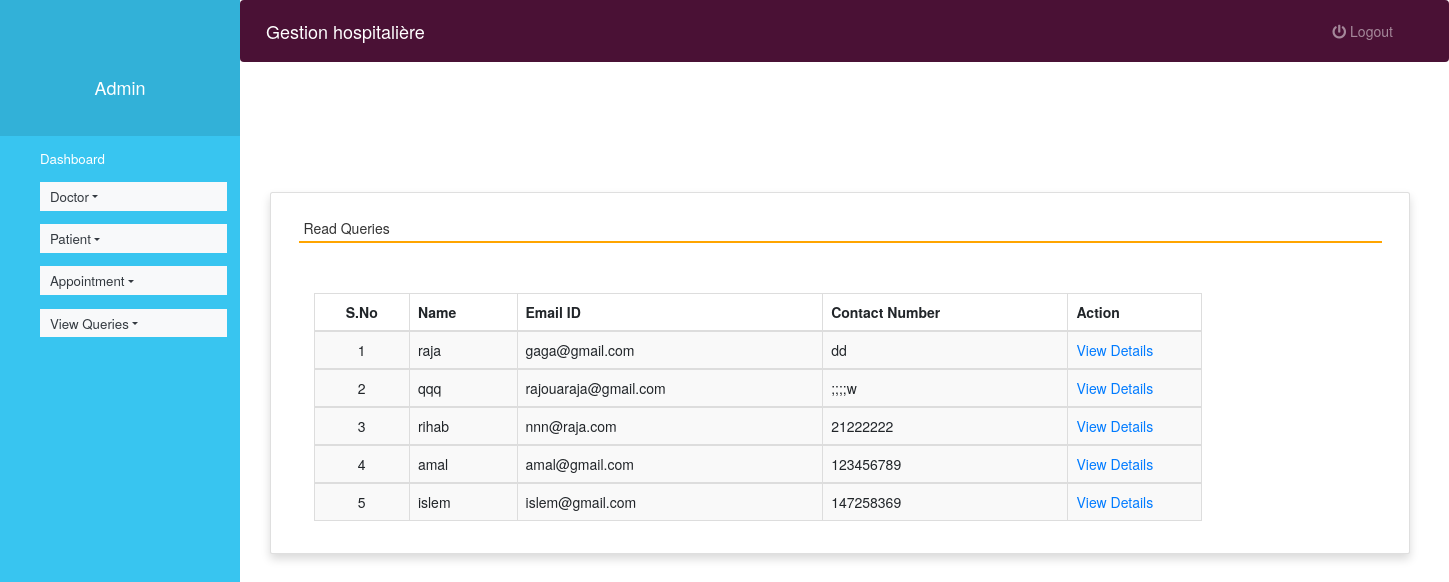
Screenshot of /read_queries (signed in) with the database file from the repository.
### hospital/models.py (models this page shows, shortened)
class Contact(models.Model):
    name = models.CharField(max_length=100, null=True)
    contact = models.CharField(max_length=15, null=True)
    email = models.CharField(max_length=50, null=True)
    subject = models.CharField(max_length=100, null=True)
    message = models.CharField(max_length=300, null=True)
    msgdate = models.DateField(null=True)
    isread = models.CharField(max_length=10, null=True)
    class Meta:
        app_label = 'hospital'

### hospital/views.py (the view)
# urls.py: path('read_queries', read_queries, name='read_queries'),
def read_queries(request):
    if not request.user.is_authenticated:
        return redirect('login')
    contact = Contact.objects.filter(isread="yes")
    return render(request,'read_queries.html', locals())

### hospital/templates/read_queries.html (shortened to what this page needs)
{% extends 'admin_nav.html' %}
{% load static %}
{% block content %}
<head>
 <link rel="stylesheet" href="https://maxcdn.bootstrapcdn.com/bootstrap/3.4.1/css/bootstrap.min.css">
  <link rel="stylesheet" href="https://cdnjs.cloudflare.com/ajax/libs/font-awesome/4.7.0/css/font-awesome.min.css">
  <link rel="stylesheet" href="https://use.fontawesome.com/releases/v5.6.3/css/all.css">
</head>
<br><br><br><br>
<div class="container card shadow m-5">
    <div class="card-body">
        <h5 class="p-2" style="border-bottom: 2px solid orange">Read Queries</h5>
		<div class="container mt-5">
            <table id="example" class="table table-striped table-bordered" style="width:80%">
			<thead>
                                    <tr>
                                        <th class="text-center">S.No</th>
                                        <th class="d-none d-sm-table-cell">Name</th>
                                        <th class="d-none d-sm-table-cell">Email ID</th>
                                        <th class="d-none d-sm-table-cell">Contact Number</th>
                                        <th class="d-none d-sm-table-cell" style="width: 15%;">Action</th>
                                    </tr>
                                </thead>
                                {% for i in contact %}
                                <tbody>
                                    <tr>
                                        <td class="text-center">{{forloop.counter}}</td>
                                        <td class="font-w600">{{i.name}}</td>
                                        <td class="font-w600">{{i.email}}</td>
                                        <td class="font-w600">{{i.contact}}</td>
                                        <td class="font-w600"><a href="{% url 'view_queries' i.id %}" class="text-primary">View Details</a></td>
                                    </tr>
                                        {% endfor %}
                                </tbody>
            </table>
        </div>
    </div>
</div>
{% endblock content %}

### hospital/templates/admin_nav.html (shortened to what this page needs)
<!DOCTYPE html>
{% load static %}
<html lang="en">
<head>
  <link rel="stylesheet" href="https://stackpath.bootstrapcdn.com/bootstrap/4.3.1/css/bootstrap.min.css">
  <link rel="stylesheet" href="https://maxcdn.bootstrapcdn.com/font-awesome/4.7.0/css/font-awesome.min.css">
</head>
<body>
  <nav class="menu" tabindex="0">
    <header class="avatar">
      <br><br>
      <h4 style="color : white">Admin</h4>
    </header>
    <ul>
      <li tabindex="0" class="icon-dashboard"> <a style="color:white; text-decoration:none;" href="{% url 'admin_home' %}"><span>Dashboard</span></a> </li>
      <li tabindex="0" class="nav-item dropdown icon-customers">
        <a href="" class="nav-link dropdown-toggle text-dark bg-light" id="navbardrop"
				data-toggle="dropdown" style="color:white; text-decoration:none;"> Doctor</a>
      </li>
      <li tabindex="0" class="nav-item dropdown icon-users">
        <a href="" class="nav-link dropdown-toggle text-dark bg-light" id="navbardrop"
				data-toggle="dropdown" style="color:white; text-decoration:none;"> Patient</a>
      </li>
      <li tabindex="0" class="nav-item dropdown icon-calendar">
        <a href="" class="nav-link dropdown-toggle text-dark bg-light" id="navbardrop"
				data-toggle="dropdown" style="color:white; text-decoration:none;"> Appointment</a>
      </li>
        <li tabindex="0" class="nav-item dropdown icon-calendar">
        <a href="" class="nav-link dropdown-toggle text-dark bg-light" id="navbardrop"
				data-toggle="dropdown" style="color:white; text-decoration:none;"> View Queries</a>
      </li>
    </ul>
  </nav>
  <main>
    <div class="bs-example">
      <nav class="navbar navbar-expand-md  navbar-dark fixed-top" style="background:rgb(74, 17, 53);">
        <a href="#" class="navbar-brand">Gestion hospitalière</a>
        <div class="collapse navbar-collapse justify-content-between" id="navbarCollapse">
          <div class="navbar-nav" style=" margin-left: 90%;">
            <a href="{% url 'logout' %}" class="nav-item nav-link"><i class="fas fa-power-off"></i> Logout</a>
          </div>
        </div>
      </nav>
    </div>
    {% block content %}
    {% endblock content %}
  </main>
</body>
</html>

### hospital/templates/admin_nav.html (style rules this page uses)
a:link { text-decoration: none; }
a { color: white; }
body { padding-left: 240px; }
main { position: relative; height: 100vh; }
.menu { background: #38c5f0; height: 100vh; width: 240px; position: fixed; top: 0px; left: 0; z-index: 5; outline: none; }
.menu .avatar { background: rgba(0, 0, 0, 0.1); padding: 2em 0.5em; text-align: center; }
.menu ul { list-style: none; padding: 0.5em 0; margin: 0; }
.menu ul li { padding: 0.5em 1em 0.5em 3em; font-size: 0.95em; font-weight: regular; background-repeat: no-repeat; background-position: left 15px center; background-size: auto 20px; transition: all 0.15s linear; cursor: pointer; }

### rows the page displays
Contact: name "raja", email "gaga@gmail.com", contact "dd"
Contact: name "qqq", email "rajouaraja@gmail.com", contact ";;;;w"
Contact: name "rihab", email "nnn@raja.com", contact "21222222"
Contact: name "amal", email "amal@gmail.com", contact "123456789"
Contact: name "islem", email "islem@gmail.com", contact "147258369"
